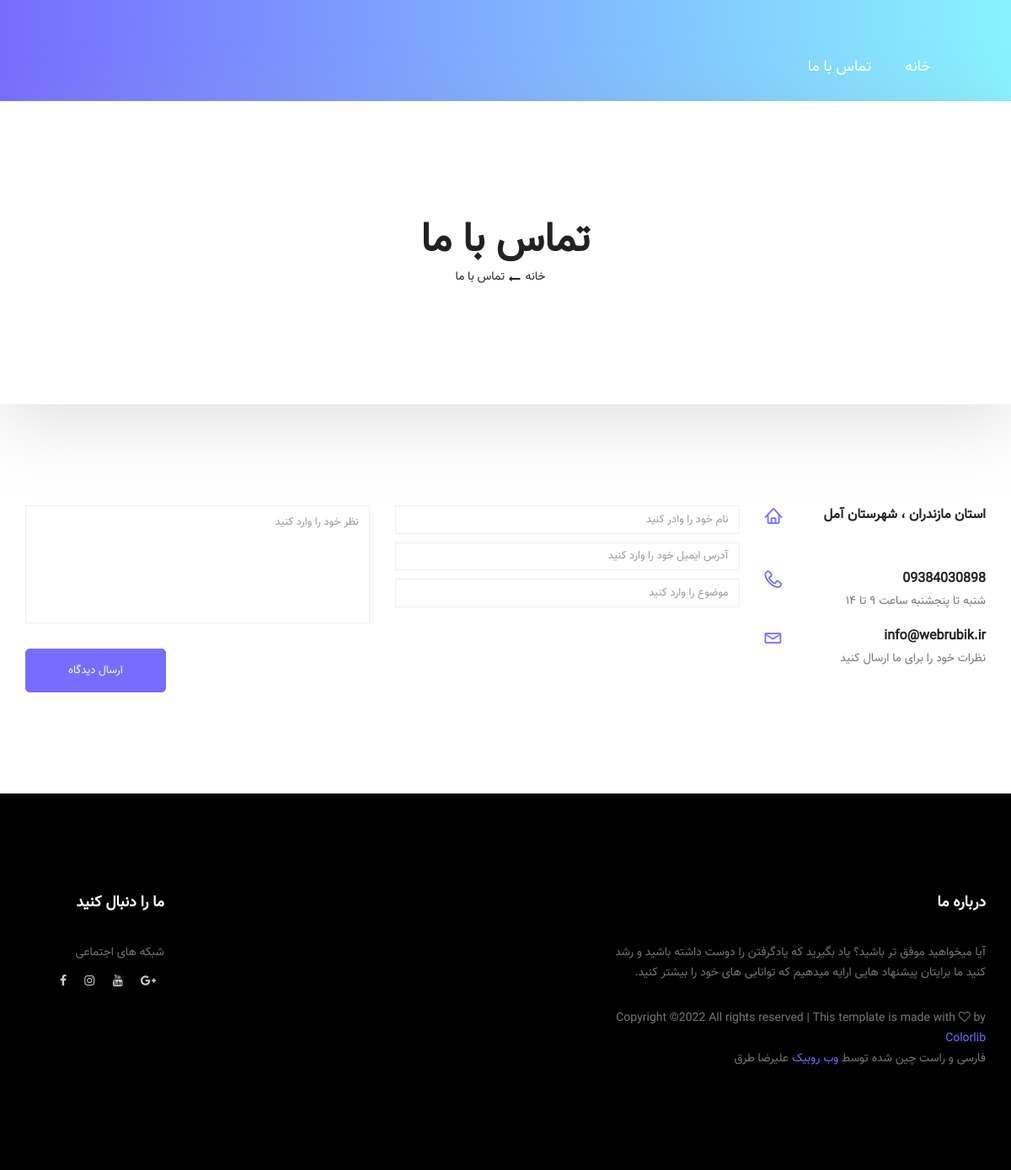
/contact_us/, run on the app's committed database.
### contact_us/models.py (models this page shows, shortened)
class Contact(models.Model):
    address = models.CharField(max_length=400)
    phone_no = models.CharField(max_length=11)
    email = models.EmailField()
    describe = models.CharField(max_length=200)

### contact_us/views.py (the view, shortened to what this page needs)
# urls.py: path('', views.contact_view, name='contact_us')
def contact_view(request):
    contact = Contact.objects.get(id=1)
    context = {
        'contact': contact
    }
    return render(request, 'contact_us/contact.html', context)

### templates/contact_us/contact.html (shortened to what this page needs)
{% extends 'blog/base.html' %}
{% load static %}
{% block content %}
        <section class="banner_area">
            <div class="box_1620">
				<div class="banner_inner d-flex align-items-center">
					<div class="container">
						<div class="banner_content text-center">
							<h2>تماس با ما</h2>
							<div class="page_link">
								<a href="index.html">خانه</a>
								<a href="contact.html">تماس با ما</a>
							</div>
						</div>
					</div>
				</div>
            </div>
        </section>
        <section class="contact_area p_120">
            <div class="container">
                <div class="row">
                    <div class="col-lg-3">
                        <div class="contact_info">
                            <div class="info_item">
                                <i class="lnr lnr-home"></i>
                                <h6>{{ contact.address }}</h6>
                                <br><br>
                            </div>
                            <div class="info_item">
                                <i class="lnr lnr-phone-handset"></i>
                                <h6><a href="#">{{ contact.phone_no }}</a></h6>
                                <p>{{ contact.describe }}</p>
                            </div>
                            <div class="info_item">
                                <i class="lnr lnr-envelope"></i>
                                <h6><a href="#">info@webrubik.ir</a></h6>
                                <p>نظرات خود را برای ما ارسال کنید</p>
                            </div>
                        </div>
                    </div>
                    <div class="col-lg-9">
                        <form class="row contact_form" method="post" id="contactForm" novalidate="novalidate">
                            <div class="col-md-6">
                                <div class="form-group">
                                    <input type="text" class="form-control" id="name" name="name" placeholder="نام خود را وادر کنید">
                                </div>
                                <div class="form-group">
                                    <input style="text-align: right;" type="email" class="form-control" id="email" name="email" placeholder="آدرس ایمیل خود را وارد کنید">
                                </div>
                                <div class="form-group">
                                    <input type="text" class="form-control" id="subject" name="subject" placeholder="موضوع را وارد کنید">
                                </div>
                            </div>
                            <div class="col-md-6">
                                <div class="form-group">
                                    <textarea class="form-control" name="message" id="message" rows="1" placeholder="نظر خود را وارد کنید"></textarea>
                                </div>
                            </div>
                            <div class="col-md-12 text-right">
                                <button type="submit" value="submit" class="btn submit_btn" style="float: left;" >ارسال دیدگاه</button>
                            </div>
                        </form>
                    </div>
                </div>
            </div>
        </section>
{% endblock %}

### static/blog/css/style.css (style rules this page uses)
a { text-decoration: none; transition: all 0.3s ease-in-out; }
body { direction: rtl; line-height: 26px; font-size: 16px; font-family: vazir; font-weight: normal; color: #777777; }
h1, h2, h3, h4, h5, h6 { font-family: vazir; font-weight: bold; }
.p_120 { padding-top: 120px; padding-bottom: 120px; }
@media (min-width: 1200px) { .container { max-width: 1170px; } }
.banner_area { position: relative; z-index: 1; min-height: 350px; background-image: -moz-linear-gradient(0deg, #766dff 0%, #88f3ff 100%); background-image: -webkit-linear-gradient(0deg, #766dff 0%, #88f3ff 100%); background-image: -ms-linear-gradient(0deg, #766dff 0%, #88f3ff 100%); margin-bottom: 120px; }
.banner_area .box_1620 { background: #fff; min-height: 360px; border-radius: 12px; position: relative; bottom: -120px; box-shadow: 0px 20px 80px 0px rgba(153, 153, 153, 0.3); }
.banner_area .banner_inner { position: relative; overflow: hidden; width: 100%; min-height: 360px; z-index: 1; }
.banner_area .banner_inner .banner_content h2 { color: #222222; font-size: 48px; font-family: vazir; margin-bottom: 0px; font-weight: bold; }
.banner_area .banner_inner .banner_content .page_link a { font-size: 14px; color: #222222; font-family: vazir; margin-right: 32px; padding-left: 20px; position: relative; }
.banner_area .banner_inner .banner_content .page_link a:before { content: "\f177"; font-family: 'FontAwesome'; position: absolute; top: 60%; right: 30px; transform: translateY(-50%); }
.banner_area .banner_inner .banner_content .page_link a:last-child { margin-right: 0px; }
.banner_area .banner_inner .banner_content .page_link a:last-child:before { display: none; }
.contact_info .info_item { position: relative; padding-left: 45px; }
.contact_info .info_item i { position: absolute; left: 0; top: 0; font-size: 20px; line-height: 24px; color: #766dff; font-weight: 600; }
.contact_info .info_item h6 { font-size: 16px; line-height: 24px; color: vazir; font-weight: bold; margin-bottom: 0px; color: #222222; }
.contact_info .info_item h6 a { color: #222222; }
.contact_info .info_item p { font-size: 14px; line-height: 24px; padding: 2px 0px; }
.contact_form .form-group { margin-bottom: 10px; }
.contact_form .form-group .form-control { font-size: 13px; line-height: 26px; color: #999; border: 1px solid #eeeeee; font-family: vazir; border-radius: 0px; padding-left: 20px; }
.contact_form .form-group textarea { resize: none; }
.contact_form .form-group textarea.form-control { height: 140px; }
.contact_form .submit_btn { margin-top: 20px; cursor: pointer; }
h2 { font-size: 30px; }
h6 { font-size: 14px; }
.submit_btn { width: auto; display: inline-block; background: #766dff; padding: 0px 50px; color: #fff; font-family: vazir; font-size: 13px; font-weight: 500; line-height: 50px; border-radius: 5px; outline: none !important; box-shadow: none !important; text-align: center; border: 1px solid #766dff; cursor: pointer; transition: all 300ms linear 0s; }

### static/blog/css/responsive.css (style rules this page uses)
@media (max-width:1619px) { .banner_area .box_1620 { border-radius: 0px; } }

### data on the page
Contact: address "استان مازندران ، شهرستان آمل", phone_no "09384030898", describe "شنبه تا پنجشنبه ساعت ۹ تا ۱۴"
